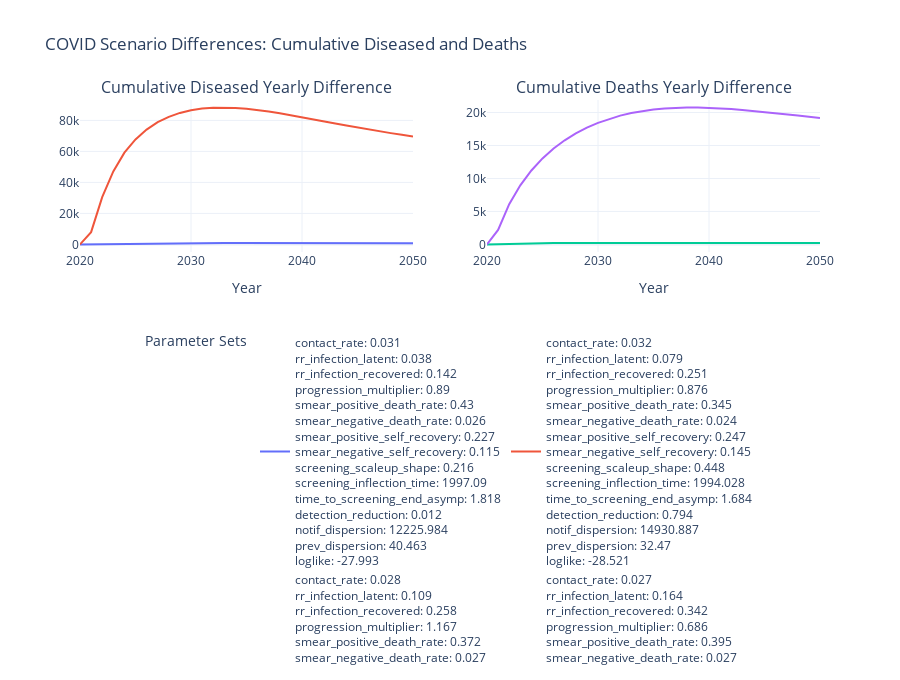

The code cell stored with this chart in its notebook:
### Code cell
plot_diff(covid_diff, idata)

### Figure 1 — Plotly figure (JSON) as saved in the notebook; plotly's stock layout.template omitted (floating-point values rounded to 4 significant figures)
{"data": [{"line": {"width": 2}, "mode": "lines", "name": "contact_rate: 0.031<br>rr_infection_latent: 0.038<br>rr_infection_recovered: 0.142<br>progression_multiplier: 0.89<br>smear_positive_death_rate: 0.43<br>smear_negative_death_rate: 0.026<br>smear_positive_self_recovery: 0.227<br>smear_negative_self_recovery: 0.115<br>screening_scaleup_shape: 0.216<br>screening_inflection_time: 1997.09<br>time_to_screening_end_asymp: 1.818<br>detection_reduction: 0.012<br>notif_dispersion: 12225.984<br>prev_dispersion: 40.463<br>loglike: -27.993", "type": "scatter", "x": [2020, 2021, 2022, 2023, 2024, 2025, 2026, 2027, 2028, 2029, 2030, 2031, 2032, 2033, 2034, 2035, 2036, 2037, 2038, 2039, 2040, 2041, 2042, 2043, 2044, 2045, 2046, 2047, 2048, 2049, 2050], "xaxis": "x", "y": [0.03273, 86.72, 308.9, 470.8, 589.5, 673.9, 737.4, 783.6, 818.6, 845.4, 864.1, 877.2, 884.6, 888.3, 890.4, 889.2, 882.8, 875.3, 862.8, 848.5, 832.8, 818.5, 805.7, 817.1, 798.7, 801.2, 772.7, 755.0, 739.3, 719.9, 707.8], "yaxis": "y"}, {"line": {"width": 2}, "mode": "lines", "name": "contact_rate: 0.032<br>rr_infection_latent: 0.079<br>rr_infection_recovered: 0.251<br>progression_multiplier: 0.876<br>smear_positive_death_rate: 0.345<br>smear_negative_death_rate: 0.024<br>smear_positive_self_recovery: 0.247<br>smear_negative_self_recovery: 0.145<br>screening_scaleup_shape: 0.448<br>screening_inflection_time: 1994.028<br>time_to_screening_end_asymp: 1.684<br>detection_reduction: 0.794<br>notif_dispersion: 14930.887<br>prev_dispersion: 32.47<br>loglike: -28.521", "type": "scatter", "x": [2020, 2021, 2022, 2023, 2024, 2025, 2026, 2027, 2028, 2029, 2030, 2031, 2032, 2033, 2034, 2035, 2036, 2037, 2038, 2039, 2040, 2041, 2042, 2043, 2044, 2045, 2046, 2047, 2048, 2049, 2050], "xaxis": "x", "y": [2.553, 7903.0, 30510.0, 47100.0, 59190.0, 67700.0, 74070.0, 78850.0, 82280.0, 84810.0, 86550.0, 87610.0, 88150.0, 88240.0, 87980.0, 87440.0, 86650.0, 85680.0, 84580.0, 83360.0, 82070.0, 80750.0, 79410.0, 78040.0, 76730.0, 75410.0, 74160.0, 72950.0, 71780.0, 70680.0, 69640.0], "yaxis": "y"}, {"line": {"width": 2}, "mode": "lines", "name": "contact_rate: 0.028<br>rr_infection_latent: 0.109<br>rr_infection_recovered: 0.258<br>progression_multiplier: 1.167<br>smear_positive_death_rate: 0.372<br>smear_negative_death_rate: 0.027<br>smear_positive_self_recovery: 0.242<br>smear_negative_self_recovery: 0.163<br>screening_scaleup_shape: 0.13<br>screening_inflection_time: 1995.661<br>time_to_screening_end_asymp: 1.054<br>detection_reduction: 0.013<br>notif_dispersion: 14539.442<br>prev_dispersion: 52.954<br>loglike: -28.819", "type": "scatter", "x": [2020, 2021, 2022, 2023, 2024, 2025, 2026, 2027, 2028, 2029, 2030, 2031, 2032, 2033, 2034, 2035, 2036, 2037, 2038, 2039, 2040, 2041, 2042, 2043, 2044, 2045, 2046, 2047, 2048, 2049, 2050], "xaxis": "x2", "y": [0.003003, 55.1, 124.7, 159.2, 179.3, 191.8, 200.3, 206.1, 210.3, 213.4, 215.7, 217.5, 218.8, 219.9, 220.7, 221.3, 221.8, 222.2, 222.4, 222.6, 222.7, 222.8, 222.8, 222.7, 222.7, 222.6, 222.5, 222.3, 222.1, 221.7, 221.6], "yaxis": "y2"}, {"line": {"width": 2}, "mode": "lines", "name": "contact_rate: 0.027<br>rr_infection_latent: 0.164<br>rr_infection_recovered: 0.342<br>progression_multiplier: 0.686<br>smear_positive_death_rate: 0.395<br>smear_negative_death_rate: 0.027<br>smear_positive_self_recovery: 0.221<br>smear_negative_self_recovery: 0.197<br>screening_scaleup_shape: 0.47<br>screening_inflection_time: 1998.993<br>time_to_screening_end_asymp: 3.521<br>detection_reduction: 0.692<br>notif_dispersion: 12305.423<br>prev_dispersion: 45.395<br>loglike: -30.475", "type": "scatter", "x": [2020, 2021, 2022, 2023, 2024, 2025, 2026, 2027, 2028, 2029, 2030, 2031, 2032, 2033, 2034, 2035, 2036, 2037, 2038, 2039, 2040, 2041, 2042, 2043, 2044, 2045, 2046, 2047, 2048, 2049, 2050], "xaxis": "x2", "y": [-0.2343, 2195.0, 6097.0, 8957.0, 11210.0, 13040.0, 14530.0, 15780.0, 16830.0, 17700.0, 18430.0, 19030.0, 19530.0, 19920.0, 20220.0, 20450.0, 20610.0, 20700.0, 20750.0, 20740.0, 20700.0, 20620.0, 20520.0, 20390.0, 20240.0, 20080.0, 19900.0, 19720.0, 19540.0, 19350.0, 19160.0], "yaxis": "y2"}], "layout": {"annotations": [{"font": {"size": 16}, "showarrow": false, "text": "Cumulative Diseased Yearly Difference", "x": 0.225, "xanchor": "center", "xref": "paper", "y": 1, "yanchor": "bottom", "yref": "paper"}, {"font": {"size": 16}, "showarrow": false, "text": "Cumulative Deaths Yearly Difference", "x": 0.775, "xanchor": "center", "xref": "paper", "y": 1, "yanchor": "bottom", "yref": "paper"}], "height": 680, "legend": {"orientation": "h", "title": {"text": "Parameter Sets"}, "x": 0.5, "xanchor": "center", "y": -0.5}, "showlegend": true, "title": {"text": "COVID Scenario Differences: Cumulative Diseased and Deaths"}, "xaxis": {"anchor": "y", "domain": [0, 0.45], "title": {"text": "Year"}}, "xaxis2": {"anchor": "y2", "domain": [0.55, 1], "title": {"text": "Year"}}, "yaxis": {"anchor": "x", "domain": [0, 1]}, "yaxis2": {"anchor": "x2", "domain": [0, 1]}}}
